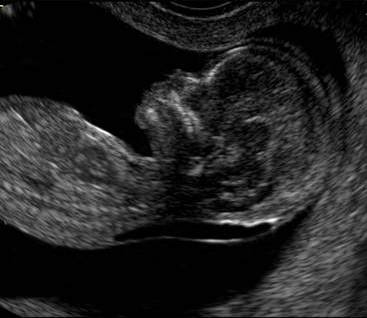
#> input picture obes_2/lab1/image0261.jpg, 367 x 318 px
$ python 2_5.py
#> lines starting #> are read from the running program, lines starting #| are printed output that depends on the picture
import numpy as np
import cv2
from matplotlib import pyplot as plt

# Читання початкового зображення з файлу
img = cv2.imread('image0261.jpg')
#> img is the input picture: shape (318, 367, 3); mean B, G, R 34.3, 34.3, 34.3

# Перетворення початкового зображення з одного колірного простору в інший (сірошкальне зображення)
img = cv2.cvtColor(img,cv2.COLOR_BGR2GRAY)
#> img: shape (318, 367)

# Обчислення двовимірного дискретного перетворення Фур’є
dft = np.fft.fft2(img)

# Зсув нульової частотної складової до центру спектра
dft_shift = np.fft.fftshift(dft)

spec = np.log(abs(dft_shift))
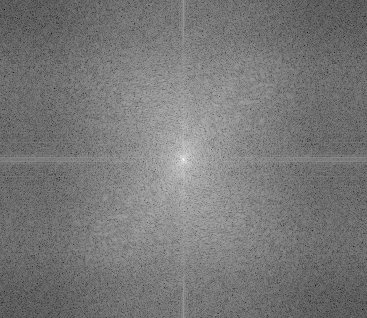
#> spec: shape (318, 367) float64; min 0.0499, max 15.2, mean 7.2; drawn with min black and max white
# spec = np.angle(dft_shift)

# Побудова та вивід спектру
plt.figure()
plt.subplot(1,2,1)
plt.title('Input Image')
plt.imshow(img, cmap='gray')

plt.subplot(1,2,2)
plt.title('Spectrum')
plt.imshow((spec), cmap='gray');
plt.show()
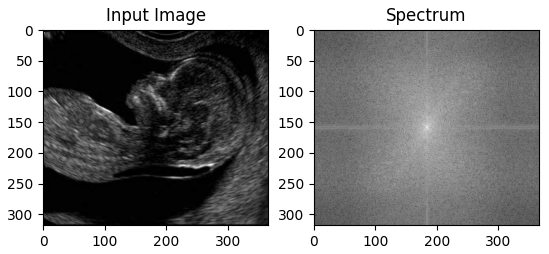
#> figure drawn by matplotlib, 2 panels

$ run again, with obes_2/lab1/12 NSCs Neurogel (I) x20 b-tubulin+GFAP.tifscale.jpg copied over obes_2/lab1/image0261.jpg
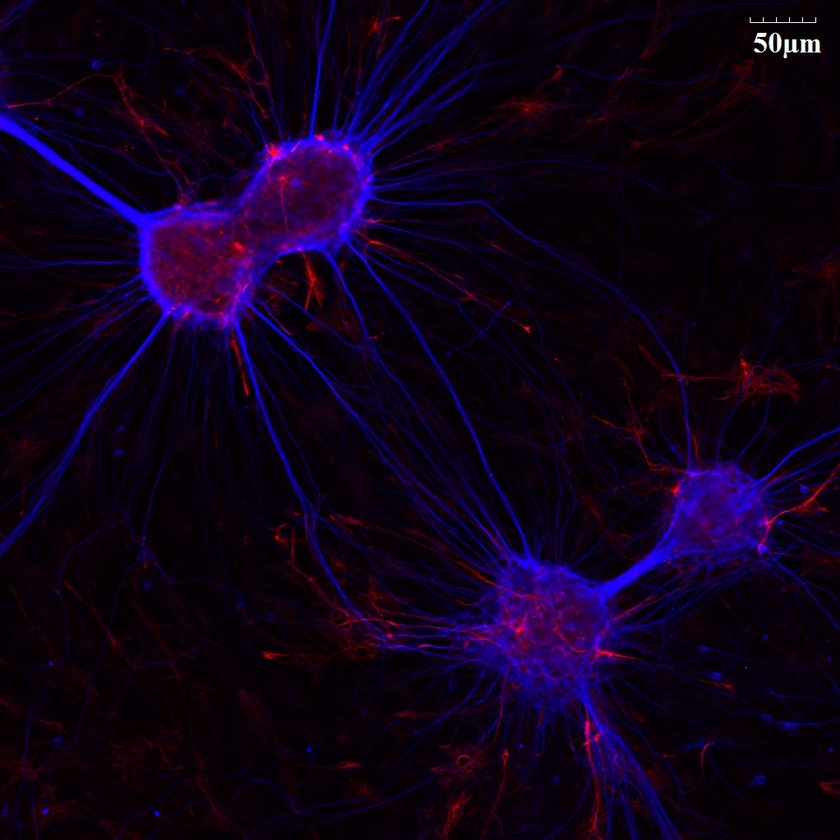
#> input picture obes_2/lab1/12 NSCs Neurogel (I) x20 b-tubulin+GFAP.tifscale.jpg, 840 x 840 px, shrunk from 1024 x 1024 before the run
#> img is the input picture: shape (840, 840, 3); mean B, G, R 26.1, 1.1, 15.4
#> img: shape (840, 840)
#> `spec = np.log(abs(dft_shift))`:
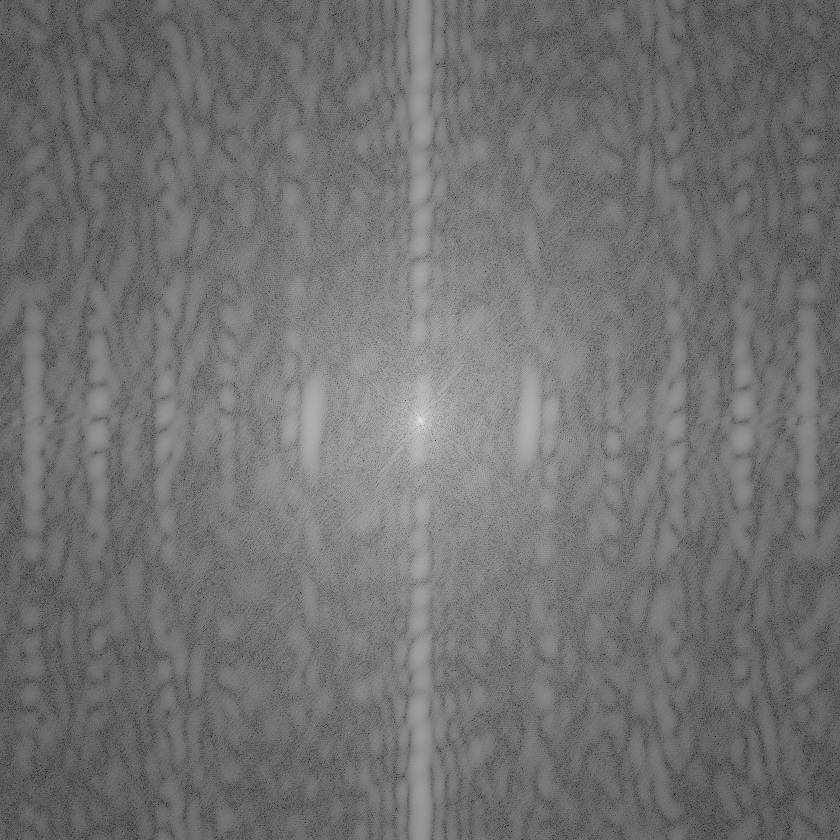
#> spec: shape (840, 840) float64; min 0.512, max 15.57, mean 7.26; drawn with min black and max white
#> `plt.show()`:
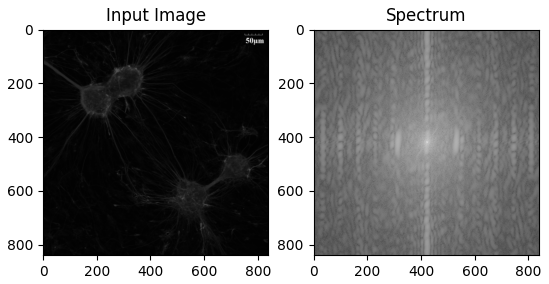
#> figure drawn by matplotlib, 2 panels

$ run again, with obes_2/lab1/NSCs GFAP+olig-2 (II - 53) x20.tifscale.jpg copied over obes_2/lab1/image0261.jpg
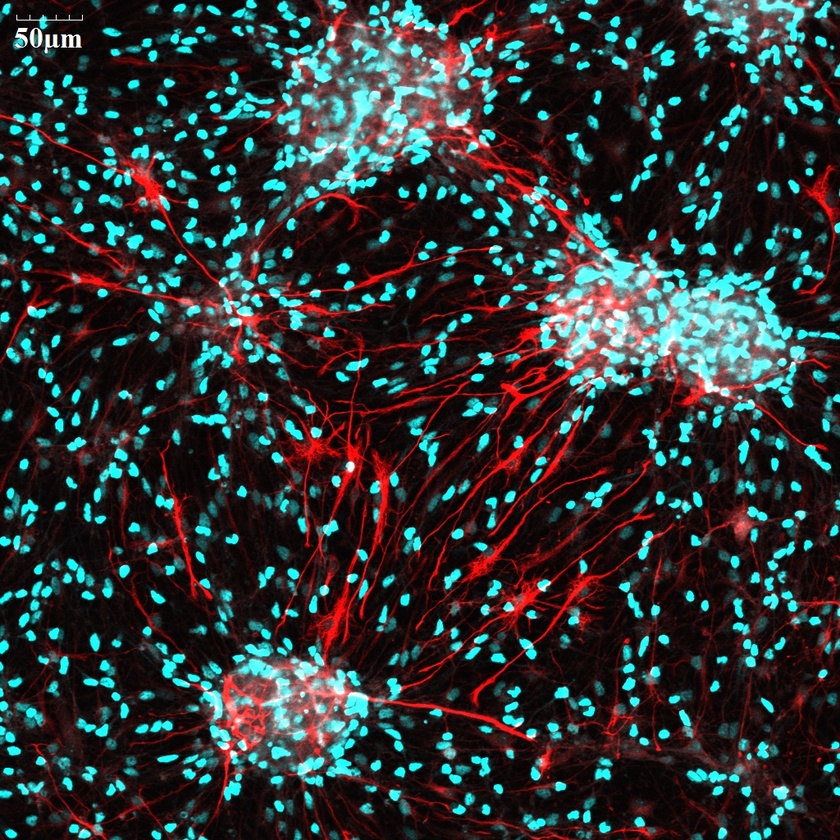
#> input picture obes_2/lab1/NSCs GFAP+olig-2 (II - 53) x20.tifscale.jpg, 840 x 840 px, shrunk from 1024 x 1024 before the run
#> img is the input picture: shape (840, 840, 3); mean B, G, R 53.3, 53, 48
#> img: shape (840, 840)
#> `spec = np.log(abs(dft_shift))`:
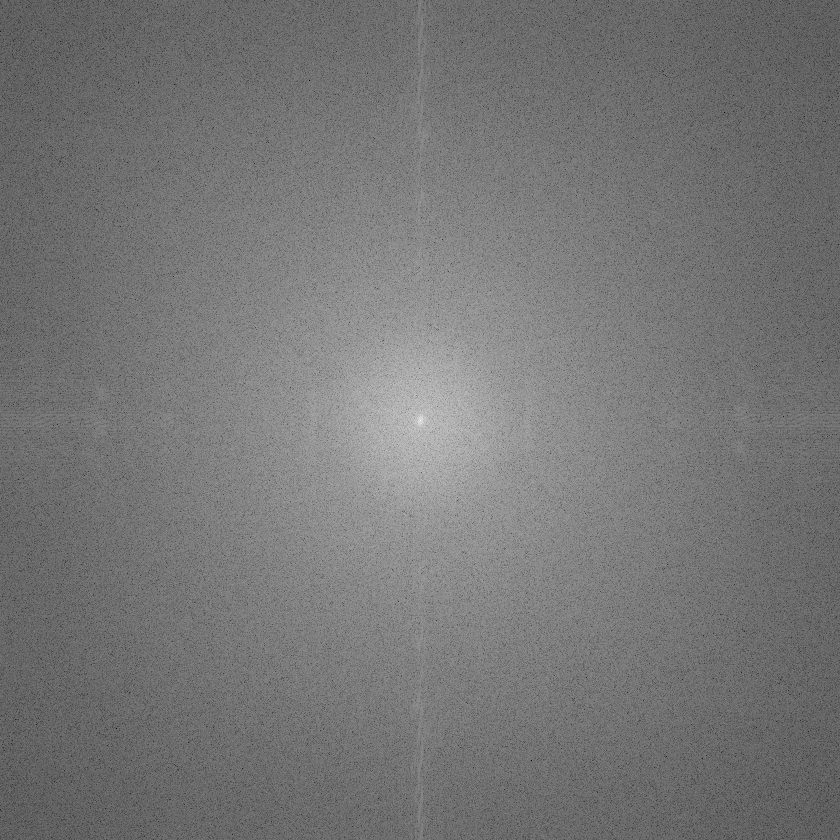
#> spec: shape (840, 840) float64; min 1.1, max 17.41, mean 8.67; drawn with min black and max white
#> `plt.show()`:
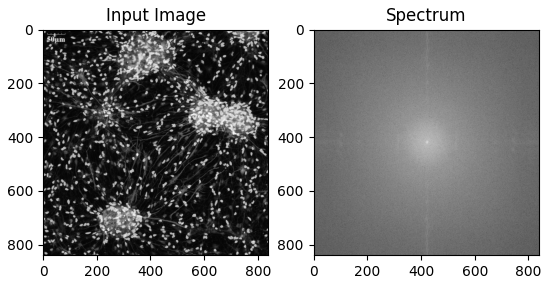
#> figure drawn by matplotlib, 2 panels
